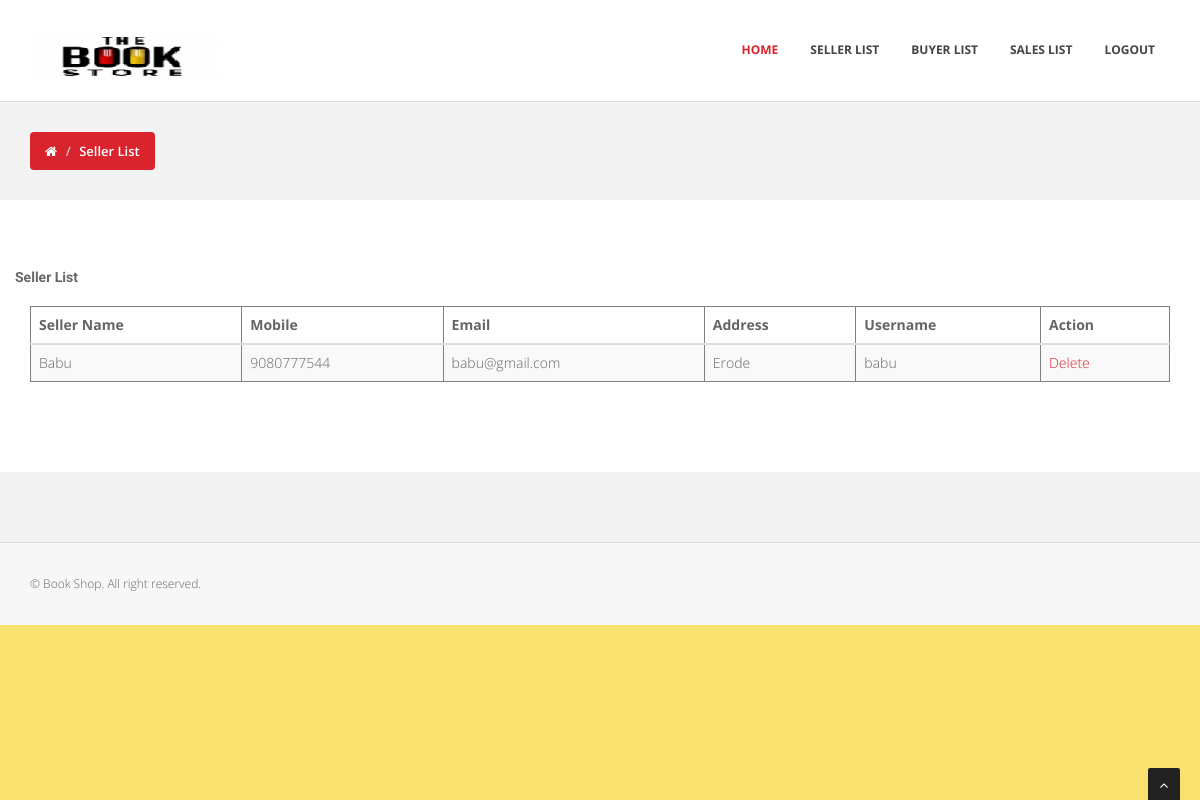
Page /seller-list.php on the committed database.
### tables this page shows
CREATE TABLE IF NOT EXISTS `seller` (
  `id` int(100) NOT NULL AUTO_INCREMENT,
  `sname` varchar(100) NOT NULL,
  `mobile` bigint(100) NOT NULL,
  `email` varchar(100) NOT NULL,
  `address` varchar(100) NOT NULL,
  `username` varchar(100) NOT NULL,
  `password` varchar(100) NOT NULL,
  `stype` varchar(100) NOT NULL,
  PRIMARY KEY (`id`),
  UNIQUE KEY `username` (`username`)
);

### seller-list.php (the view, shortened to what this page needs)
<?php
$query = "select * from seller";
$data = mysql_query($query);
?>
<!DOCTYPE html>
<html lang="en">
<head>
<link href="css/bootstrap.min.css" rel="stylesheet" />
<link href="plugins/flexslider/flexslider.css" rel="stylesheet" media="screen" />
<link href="css/cubeportfolio.min.css" rel="stylesheet" />
<link href="css/style.css" rel="stylesheet" />
<link id="t-colors" href="skins/default.css" rel="stylesheet" />
	<link id="bodybg" href="bodybg/bg1.css" rel="stylesheet" type="text/css" />
</head>
<body>
<div id="wrapper">
	<header>
        <div class="navbar navbar-default navbar-static-top">
            <div class="container">
                <div class="navbar-header">
                    <a class="navbar-brand" href="index.php"><img src="img/logo.png" alt="" width="199" height="52" /></a>
                </div>
                <div class="navbar-collapse collapse ">
                    <?php include "admin-menu.php" ?>
                </div>
            </div>
        </div>
	</header>
	<section id="inner-headline">
	<div class="container">
		<div class="row">
			<div class="col-lg-12">
				<ul class="breadcrumb">
					<li><a href="#"><i class="fa fa-home"></i></a><i class="icon-angle-right"></i></li>
					<li class="active">Seller List</li>
				</ul>
			</div>
		</div>
	</div>
	</section>
	<section id="content">
<div class="container">
<div class="row">
<h5>Seller List</h5>
    <div class="col-xs-12">
		<table class="table table-hover table-striped" border="1">
                                    <thead>
                                        <th>Seller Name</th>
                                    	<th>Mobile</th>
                                    	<th>Email</th>
                                    	<th>Address</th>
                                        <th>Username</th>
                                        <th>Action</th>
                                    </thead>
                                     <?php while($rec = mysql_fetch_array($data)) { ?>
                                    <tbody>
                                        <tr>
                                        	<td><?php echo $rec['sname']; ?></td>
                                        	<td><?php echo $rec['mobile']; ?></td>
                                            <td><?php echo $rec['email']; ?></td>
                                            <td><?php echo $rec['address']; ?></td>
                                            <td><?php echo $rec['username']; ?></td>
                                            <td> <a onClick="return confirm('Sure to Delete ?')" href="seller-delete.php?id=<?php echo $rec['id']; ?>">Delete</a> </td>
                                        </tr>
                                       <?php } ?>
                                    </tbody>
                                </table>
	</div>
</div>
</div>
	</section>
	<footer>
        <?php include "footer.php" ?>
    </footer>
</div>
<a href="#" class="scrollup"><i class="fa fa-angle-up active"></i></a>
</body>
</html>

### css/style.css (style rules this page uses)
body { font-family:'Open Sans', Arial, sans-serif; font-size:14px; font-weight:300; line-height:1.6em; color:#656565; }
h1,h2, h3, h4, h5, h6 { font-family:'Roboto', sans-serif; font-weight:700; line-height:1.1em; color:#666; margin-bottom: 20px; }
#wrapper { width:100%; margin:0; padding:0; }
.row,.row-fluid { margin-bottom:30px; }
header .navbar { margin-bottom: 0; }
.navbar-default { border: none; }
.navbar-brand { color: #222; text-transform: uppercase; font-size: 24px; font-weight: 700; line-height: 1em; letter-spacing: -1px; margin-top: 30px; padding: 0 0 0 15px; }
header .navbar-default { background-color: #fff; border-bottom: 1px solid #ddd; }
header .navbar { min-height: 100px; }
#content { position:relative; background:#fff; padding:60px 0 40px 0; }
#inner-headline { background:#f2f2f2; position:relative; margin:0; padding:0; color:#fefefe; }
#inner-headline ul.breadcrumb { margin:30px 0 0; float:left; }
#inner-headline ul.breadcrumb li { margin-bottom:0; padding-bottom:0; }
#inner-headline ul.breadcrumb li { font-size:13px; color:#fff; font-weight: 600; }
#inner-headline ul.breadcrumb li i { color:#fff; }
#inner-headline ul.breadcrumb li a { color:#fff; }
footer { background:#f2f2f2; }
footer { padding:50px 0 0 0; }
.scrollup { position:fixed; width:32px; height:32px; bottom:0px; right:20px; background: #222; -webkit-border-radius: 2px 2px 0 0; -moz-border-radius: 2px 2px 0 0; border-radius: 2px 2px 0 0; }
a.scrollup { outline:0; text-align: center; }
a.scrollup i { margin-top: 10px; color: #fff; }

### skins/default.css (style rules this page uses)
a, a:hover,a:focus,a:active, strike, .post-meta span a:hover, ul.meta-post li a:hover, ul.cat li a:hover, ul.recent li h6 a:hover, ul.portfolio-categ li.active a, ul.portfolio-categ li.active a:hover, ul.portfolio-categ li a:hover,ul.related-post li h4 a:hover, span.highlight,article .post-heading h3 a:hover, .navbar .nav > .active > a,.navbar .nav > .active > a:hover,.navbar .nav > li > a:hover,.navbar .nav > li > a:focus,.navbar .nav > .active > a:focus, .validation { color:#d9232d; }
.breadcrumb { background-color: #d9232d; }

### bodybg/bg1.css (style rules this page uses)
body { background: url(../img/bodybg/bg1.png) repeat left top; }

### css/theme.css (style rules this page uses)
.breadcrumb { border-left-color: #50a846; }
a { color: #50a846; }

### rows in the picture
seller: sname "Babu", mobile "9080777544", email "babu@gmail.com", address "Erode", username "babu"
